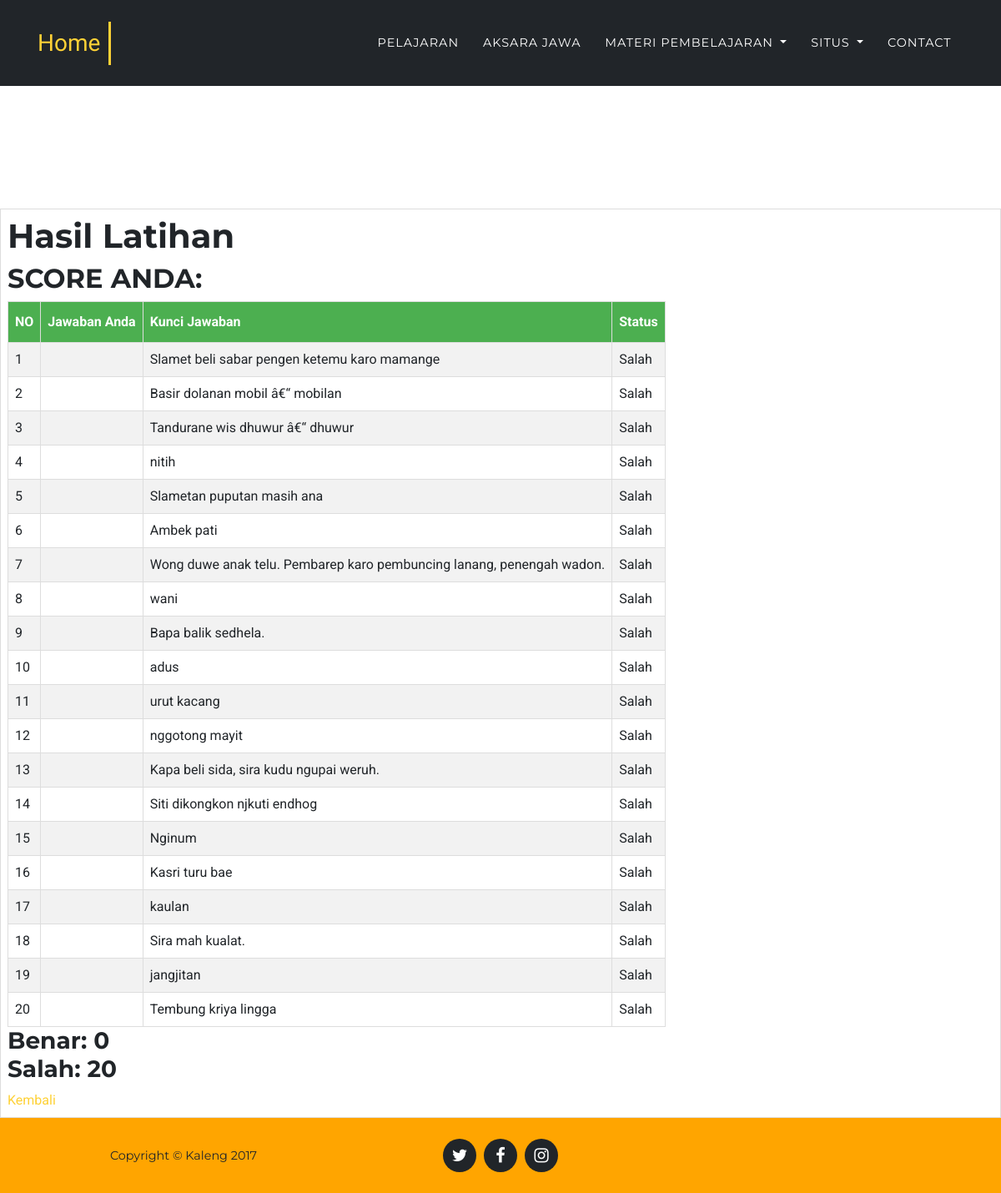
The page /result.php on the database its author committed.
### tables this page shows
CREATE TABLE `t_soal` (
  `no` int(11) NOT NULL,
  `soal` text NOT NULL,
  `a` varchar(1000) NOT NULL,
  `b` varchar(1000) NOT NULL,
  `c` varchar(1000) NOT NULL,
  `d` varchar(1000) NOT NULL,
  `kunci` varchar(1000) NOT NULL
);

### result.php (the view, shortened to what this page needs)
<?php
$Id_User = isset($_SESSION['Id_User']) ? $_SESSION['Id_User'] : false;
$Id_Admin = isset($_SESSION['Id_Admin']) ? $_SESSION['Id_Admin'] : false;
$jawab = $_SESSION['jawab'];
?>
<?php
    include 'koneksi kuis.php';
?>
<!DOCTYPE html>
<html lang="en">
  <head>
    <link rel="stylesheet" type="text/css" href="css/login.css">
    <link href="vendor/bootstrap/css/bootstrap.min.css" rel="stylesheet">
    <link href="vendor/font-awesome/css/font-awesome.min.css" rel="stylesheet" type="text/css">
    <link href="css/agency.min.css" rel="stylesheet">
  </head>
  <body id="page-top">
    <nav class="navbar navbar-expand-lg navbar-dark fixed-top" id="mainNav" style="background-color: #212529;">
      <div class="container">
        <a class="navbar-brand js-scroll-trigger" href="index.php?page=home" style="border-right-style: solid; padding-right: 10px">Home</a>
        <div class="collapse navbar-collapse" id="navbarResponsive">
          <ul class="navbar-nav text-uppercase ml-auto">
          <?php
          if($Id_Admin){
            echo "<li class='nav-item dropdown'>
                      <a class='nav-link dropdown-toggle' href='#' id='navbarDropdownPortfolio' data-toggle='dropdown' aria-haspopup='true' aria-expanded='false'>
                        Pelajaran
                      </a>
                      <div class='dropdown-menu dropdown-menu-right' aria-labelledby='navbarDropdownPortfolio'>
                        <a class='dropdown-item' href='index.php?page=kelola_pel'>Kelola Pelajaran</a>
                      </div>
                    </li>";
            }
          else if($Id_User){
            echo "<li class='nav-item'>
                    <a class='nav-link js-scroll-trigger' href='index.php?page=pelajaran'>Pelajaran</a>
                  </li>";
            }
          else{
            echo "<li class='nav-item'>
                    <a class='nav-link js-scroll-trigger' href='index.php?page=pelajaran'>Pelajaran</a>
                  </li>";
          }
          ?>
            <li class="nav-item">
              <a class="nav-link js-scroll-trigger" href="index.php?page=aksara">Aksara Jawa</a>
            </li>
            <?php
            if($Id_User){
               echo "<li class='nav-item dropdown'>
                      <a class='nav-link dropdown-toggle' href='#' id='navbarDropdownPortfolio' data-toggle='dropdown' aria-haspopup='true' aria-expanded='false'>
                        Materi Pembelajaran
                      </a>
                      <div class='dropdown-menu dropdown-menu-right' aria-labelledby='navbarDropdownPortfolio'>
                        <a class='dropdown-item' href='index.php?page=mudah'>Mudah (easy)</a>
                        <a class='dropdown-item' href='index.php?page=sedang'>Sedang (medium)</a>
                        <a class='dropdown-item' href='index.php?page=sulit'>Sulit (hard)</a>
                        <a class='dropdown-item' href='index.php?page=index_kuis&id_user=$_SESSION[Id_User]'>Kuis</a>
                      </div>
                    </li>
                    <li class='nav-item dropdown'>
                      <a class='nav-link dropdown-toggle' href='#' id='navbarDropdownPortfolio' data-toggle='dropdown' aria-haspopup='true' aria-expanded='false'>
                        Situs
                      </a>
                      <div class='dropdown-menu dropdown-menu-right' aria-labelledby='navbarDropdownPortfolio'>
                        <a class='dropdown-item' href='index.php?page=apaitu'>Apa itu 'Belajar Bahasa Indramayu'</a>
                        <a class='dropdown-item' href='index.php?page=pertanyaan'>Daftar Pertanyaan Populer</a>
                      </div>
                    </li>
                    <li class='nav-item'>
                      <a class='nav-link js-scroll-trigger' href='index.php?page=contact' style='margin-right: -50px'>Contact</a>
                    </li>
                    ";
            }
            else{
                echo "<li class='nav-item dropdown'>
                        <a class='nav-link dropdown-toggle' href='#' id='navbarDropdownPortfolio' data-toggle='dropdown' aria-haspopup='true' aria-expanded='false'>
                          Materi Pembelajaran
                        </a>
                        <div class='dropdown-menu dropdown-menu-right' aria-labelledby='navbarDropdownPortfolio'>
                          <a class='dropdown-item' href='index.php?page=mudah'>Mudah (easy)</a>
                          <a class='dropdown-item' href='index.php?page=sedang'>Sedang (medium)</a>
                          <a class='dropdown-item' href='index.php?page=sulit'>Sulit (hard)</a>
                          <a class='dropdown-item' href='kuisfail.php' name=''>Kuis</a>
                        </div>
                      </li>
                      <li class='nav-item dropdown'>
                        <a class='nav-link dropdown-toggle' href='#' id='navbarDropdownPortfolio' data-toggle='dropdown' aria-haspopup='true' aria-expanded='false'>
                          Situs
                        </a>
                        <div class='dropdown-menu dropdown-menu-right' aria-labelledby='navbarDropdownPortfolio'>
                          <a class='dropdown-item' href='index.php?page=apaitu'>Apa itu 'Belajar Bahasa Indramayu'</a>
                          <a class='dropdown-item' href='index.php?page=pertanyaan'>Daftar Pertanyaan Populer</a>
                        </div>
                      </li>
                      <li class='nav-item'>
                        <a class='nav-link js-scroll-trigger' href='index.php?page=contact'>Contact</a>
                      </li>
                      ";
            }
            ?>
          </ul>
        </div>
      </div>
    </nav>
  <table border="1" id="content" align="center" style="margin-top: 250px;">
    <tr bgcolor="white">
        <td>
    <h1 class="hasil">Hasil Latihan</h1>
    <h2>SCORE ANDA: <?php echo $_SESSION['score']; ?></h2>
    <table border="1">
        <tr>
            <th>NO</th>
            <th>Jawaban Anda</th>
            <th>Kunci Jawaban</th>
            <th>Status</th>
        </tr>
        <?php
            $i = 0;
            $benar = $salah = 0;
            $sql = mysqli_query($koneksi,"select * from t_soal");
            while($key = mysqli_fetch_array($sql)){
        ?>
        <tr>
            <td><?php echo $i+1; ?></td>
            <td><?php echo $jawab[$i] ?></td>
            <td><?php echo $key['kunci']; ?></td>
            <td>
                <?php
                    if ($jawab[$i] == $key['kunci']) {
                        echo "Benar";
                        $benar++;
                    }else{
                        echo "Salah";
                        $salah++;
                    }
                 ?>
            </td>
        </tr>
        <?php
                $i++;
            }
         ?>
    </table>
    <h3>Benar: <?php echo $benar; ?><br>
    Salah: <?php echo $salah; ?></h3>
    <a href="index.php?page=index_kuis">Kembali</a>
   </td>
   </tr>
   </table>
    <footer style="background: orange;">
      <div class="container">
        <div class="row">
          <div class="col-md-4">
            <span class="copyright">Copyright &copy; Kaleng 2017</span>
          </div>
          <div class="col-md-4">
            <ul class="list-inline social-buttons">
              <li class="list-inline-item">
                <a href="http://www.twitter.com">
                  <i class="fa fa-twitter"></i>
                </a>
              </li>
              <li class="list-inline-item">
                <a href="http://www.facebook.com">
                  <i class="fa fa-facebook"></i>
                </a>
              </li>
              <li class="list-inline-item">
                <a href="http://www.instagram.com">
                  <i class="fa fa-instagram"></i>
                </a>
              </li>
            </ul>
          </div>
        </div>
      </div>
    </footer>
  </body>
</html>

### css/login.css (style rules this page uses)
* { font-family: 'Roboto', sans-serif; }

### result.php (style rules this page uses)
#content { font-family: "Trebuchet MS", Arial, Helvetica, sans-serif; border-collapse: collapse; width: 100%; }
#content td, #content th { border: 1px solid #ddd; padding: 8px; }
#content tr:nth-child(even) { background-color: #f2f2f2; }
#content th { padding-top: 12px; padding-bottom: 12px; text-align: left; background-color: #4CAF50; color: white; }

### rows shown on the page
t_soal: kunci "Slamet beli sabar pengen ketemu karo mamange", shows "Salah"
t_soal: kunci "Basir dolanan mobil â€“ mobilan", shows "Salah"
t_soal: kunci "Tandurane wis dhuwur â€“ dhuwur", shows "Salah"
t_soal: kunci "nitih", shows "Salah"
t_soal: kunci "Slametan puputan masih ana", shows "Salah"
t_soal: kunci "Ambek pati", shows "Salah"
t_soal: kunci "Wong duwe anak telu. Pembarep karo pembuncing lanang, penengah wadon.", shows "Salah"
t_soal: kunci "wani", shows "Salah"
t_soal: kunci "Bapa balik sedhela.", shows "Salah"
t_soal: kunci "adus", shows "Salah"
t_soal: kunci "urut kacang", shows "Salah"
t_soal: kunci "nggotong mayit", shows "Salah"
t_soal: kunci "Kapa beli sida, sira kudu ngupai weruh.", shows "Salah"
t_soal: kunci "Siti dikongkon njkuti endhog", shows "Salah"
t_soal: kunci "Nginum", shows "Salah"
t_soal: kunci "Kasri turu bae", shows "Salah"
t_soal: kunci "kaulan", shows "Salah"
t_soal: kunci "Sira mah kualat.", shows "Salah"
t_soal: kunci "jangjitan", shows "Salah"
t_soal: kunci "Tembung kriya lingga", shows "Salah"

### other values the page prints
$benar "0"
$salah "20"
